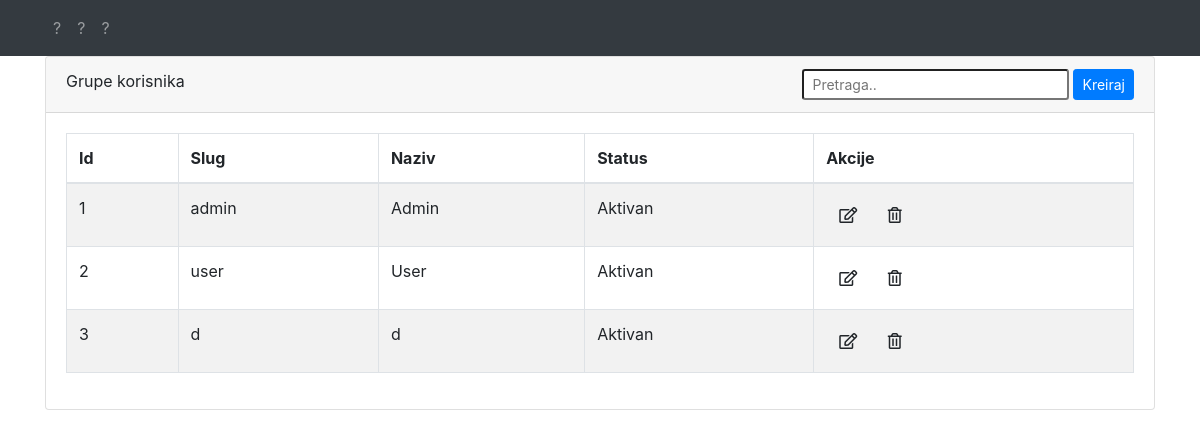
/grupekorisnika/gk.php, run on the app's committed database.
### tables this page shows
CREATE TABLE `user_groups` (
  `id` int(11) NOT NULL,
  `slug` varchar(50) NOT NULL,
  `name` varchar(250) NOT NULL,
  `status` int(11) NOT NULL
);

### grupekorisnika/gk.php (the view, shortened to what this page needs)
<!DOCTYPE html>
<html>
<head>
	<link rel="stylesheet" type="text/css" href="../css/grupekorisnika.css">
	<link rel="stylesheet" type="text/css" href="../css/style.css">
	<link rel="stylesheet" type="text/css" href="../css/all.min.css">
	<link rel="stylesheet" type="text/css" href="../css/bootstrap.min.css">
</head>
<body>
	<header>
		<nav class="navbar navbar-expand-lg navbar-dark bg-dark">
			<div class="container">
				<div class="collapse navbar-collapse" id="navbarSupportedContent">
				    <ul class="navbar-nav">
				      <li class="nav-item">
				        <a class="nav-link" href="#">?</a>
				      </li>
				      <li class="nav-item dropdown">
				        <a class="nav-link collapse-toggle" href="#" id="navbarDropdown" role="button" data-toggle="dropdown" aria-haspopup="true" aria-expanded="false">
				          ?
				        </a>
				      </li>
				       <li class="nav-item">
				        <a class="nav-link" href="#">?</a>
				      </li>
				    </ul>
			  	</div>
			</div>
		</nav>
	</header>
	<?php require_once '../db/actiongk.php'; ?>
	<div class="container">
		<?php
			$mysqli = new mysqli('localhost', 'root', '', 'crud') or die(mysqli_error($mysqli));
			$result = $mysqli->query("SELECT * FROM user_groups");
		?>
		<div class="card">
			<div class="card-header">Grupe korisnika
		    	<th>
		    		<a href="ngk.php" class="btn btn-primary btn-sm float-right">Kreiraj</a>
					<input class="form-control-sm mr-1 col-sm-3 float-right" id="search" type="text" placeholder="Pretraga.." aria-label="Search">
		    	</th>
			</div>
			<div class="card-body">
				<table class="table table-bordered table-striped" id="table">
					<thead>
						<tr>
							<th>Id</th>
							<th>Slug</th>
							<th>Naziv</th>
							<th>Status</th>
							<th>Akcije</th>
						</tr>
					</thead>
					<?php
					while ($row = $result->fetch_assoc()):
					?>
						<tr>
							<td><?php echo $row['id']; ?></td>
							<td><?php echo $row['slug']; ?></td>
							<td><?php echo $row['name']; ?></td>
							<td><?php if ($row['status'] == 1) { echo "Aktivan"; } else {
								echo "Neaktivan";
							} ?>
							</td>
							<td>
								<a href="ngk.php?editid=<?php echo $row['id']; ?>" class="btn">
								<i class="far fa-edit"></i>
								</a>
								<a href="../db/actiongk.php?deleteid=<?php echo $row['id']; ?>" class="btn">
								<i class="far fa-trash-alt"></i>
								</a>
							</td>
						</tr>
					<?php endwhile; ?>
				</table>
			</div>
		</div>
	</div>
<?php include '../templates/footer.php'; ?>

### data on the page
user_groups: id "1", slug "admin", name "Admin", status "Aktivan"
user_groups: id "2", slug "user", name "User", status "Aktivan"
user_groups: id "3", slug "d", name "d", status "Aktivan"
